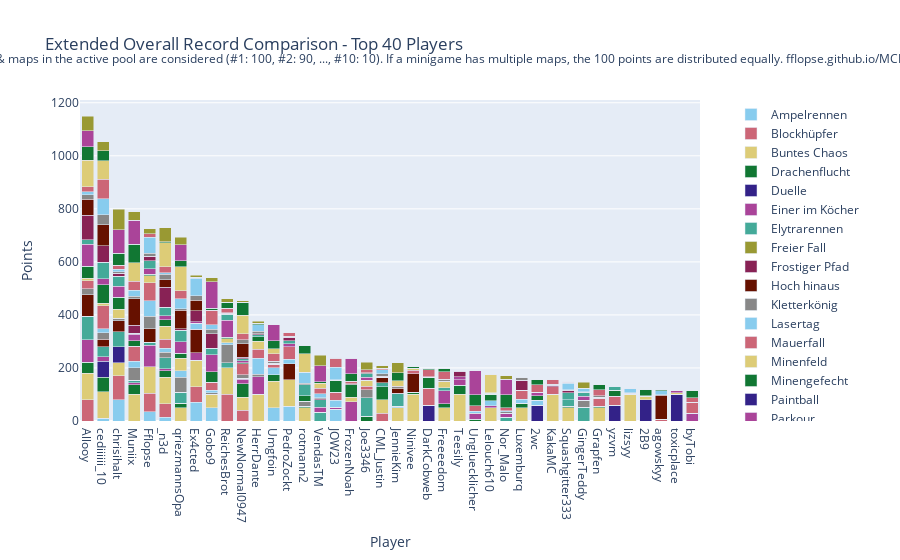

Write notebook code for a chart like this one.
### Code cell
import plotly.graph_objects as go

# Sum all columns to get the total score
outDf['Total'] = outDf.sum(axis=1)

# Sort by total score and fill N/A values with 0
outDf = outDf.sort_values(by='Total', ascending=False).fillna(0)

# Crop to top 10 players
cropDf = outDf.head(40).copy()

# Drop the 'Total' column for plotting
cropDf = cropDf.drop(columns=['Total'])

# Create a color palette
color_palette = px.colors.qualitative.Safe

# Create the stacked bar plot
fig = go.Figure()

cropDf = remove_duplicate_columns(cropDf)

for column in cropDf.columns.difference(['Player']):
    fig.add_trace(go.Bar(
        x=cropDf.index,
        y=cropDf[column],
        name=column,
        marker_color=color_palette[len(fig.data) % len(color_palette)]
    ))

# Update layout
fig.update_layout(
    barmode='stack',
    title='Extended Overall Record Comparison - Top 40 Players',
    xaxis=dict(title='Player'),
    yaxis=dict(title='Points'),
    #height=800,
    #width=1000,
    legend=dict(
        x=1.05,
        y=0.5,
        traceorder='normal',
        font=dict(size=12),
        bgcolor='rgba(255, 255, 255, 0)',
        bordercolor='rgba(0, 0, 0, 0)'
    ),
    margin=dict(r=200),  # Adjust right margin to make room for the legend
    annotations=[
        dict(
            x=0.5,
            y=1.1635,
            xref='paper',
            yref='paper',
            text='Max 100 points per minigame. Records #1 through #10 of games & maps in the active pool are considered (#1: 100, #2: 90, ..., #10: 10). If a minigame has multiple maps, the 100 points are distributed equally. fflopse.github.io/MCP-Records/data-analysis/global-ranking.ipynb',
            showarrow=False,
            font=dict(size=12),
            xanchor='center'
        )
    ]
)

fig.show()

# save the plot as an html file

fig.write_html('out/ext_overall_record_comparison.html')

### Figure 1 — Plotly figure (JSON) as saved in the notebook; plotly's stock layout.template omitted (floating-point values rounded to 4 significant figures)
{"data": [{"marker": {"color": "rgb(136, 204, 238)"}, "name": "Ampelrennen", "type": "bar", "x": ["Allooy", "cediiiiii_10", "chrisihalt", "Muniix", "Fflopse", "_n3d", "qriezmannsOpa", "Ex4cted", "Gobo9", "ReichesBrot", "NewNormal0947", "HerrDante", "Umgfoin", "PedroZockt", "rotmann2", "VendasTM", "JOW23", "FrozenNoah", "Joe3346", "CML_Justin", "JennieKim", "Ninivee", "DarkCobweb", "Freeeedom", "Teesily", "Ungluecklicher", "Lelouch610", "Nor_Malo", "Luxemburq", "2wc", "KakaMC", "Squashgitter333", "GingerTeddy", "Grapfen", "yzvm", "lizsyy", "2B9", "agowskyy", "toxicplace", "byTobi"], "y": [0.0, 10.0, 80.0, 0.0, 35.0, 15.0, 0.0, 70.0, 50.0, 0.0, 0.0, 0.0, 50.0, 55.0, 0.0, 0.0, 45.0, 0.0, 0.0, 0.0, 0.0, 0.0, 0.0, 0.0, 0.0, 0.0, 0.0, 0.0, 0.0, 0.0, 0.0, 0.0, 0.0, 0.0, 0.0, 0.0, 0.0, 0.0, 0.0, 0.0]}, {"marker": {"color": "rgb(204, 102, 119)"}, "name": "Blockhüpfer", "type": "bar", "x": ["Allooy", "cediiiiii_10", "chrisihalt", "Muniix", "Fflopse", "_n3d", "qriezmannsOpa", "Ex4cted", "Gobo9", "ReichesBrot", "NewNormal0947", "HerrDante", "Umgfoin", "PedroZockt", "rotmann2", "VendasTM", "JOW23", "FrozenNoah", "Joe3346", "CML_Justin", "JennieKim", "Ninivee", "DarkCobweb", "Freeeedom", "Teesily", "Ungluecklicher", "Lelouch610", "Nor_Malo", "Luxemburq", "2wc", "KakaMC", "Squashgitter333", "GingerTeddy", "Grapfen", "yzvm", "lizsyy", "2B9", "agowskyy", "toxicplace", "byTobi"], "y": [80.0, 0.0, 90.0, 0.0, 70.0, 50.0, 0.0, 60.0, 0.0, 100.0, 40.0, 0.0, 0.0, 0.0, 0.0, 0.0, 0.0, 0.0, 0.0, 30.0, 0.0, 0.0, 0.0, 0.0, 0.0, 0.0, 0.0, 0.0, 0.0, 0.0, 0.0, 0.0, 0.0, 0.0, 0.0, 0.0, 0.0, 0.0, 0.0, 0.0]}, {"marker": {"color": "rgb(221, 204, 119)"}, "name": "Buntes Chaos", "type": "bar", "x": ["Allooy", "cediiiiii_10", "chrisihalt", "Muniix", "Fflopse", "_n3d", "qriezmannsOpa", "Ex4cted", "Gobo9", "ReichesBrot", "NewNormal0947", "HerrDante", "Umgfoin", "PedroZockt", "rotmann2", "VendasTM", "JOW23", "FrozenNoah", "Joe3346", "CML_Justin", "JennieKim", "Ninivee", "DarkCobweb", "Freeeedom", "Teesily", "Ungluecklicher", "Lelouch610", "Nor_Malo", "Luxemburq", "2wc", "KakaMC", "Squashgitter333", "GingerTeddy", "Grapfen", "yzvm", "lizsyy", "2B9", "agowskyy", "toxicplace", "byTobi"], "y": [100.0, 100.0, 50.0, 100.0, 100.0, 100.0, 50.0, 100.0, 50.0, 100.0, 50.0, 100.0, 100.0, 100.0, 50.0, 0.0, 0.0, 0.0, 0.0, 50.0, 50.0, 100.0, 0.0, 50.0, 100.0, 0.0, 50.0, 0.0, 50.0, 0.0, 100.0, 50.0, 0.0, 50.0, 0.0, 100.0, 0.0, 0.0, 0.0, 0.0]}, {"marker": {"color": "rgb(17, 119, 51)"}, "name": "Drachenflucht", "type": "bar", "x": ["Allooy", "cediiiiii_10", "chrisihalt", "Muniix", "Fflopse", "_n3d", "qriezmannsOpa", "Ex4cted", "Gobo9", "ReichesBrot", "NewNormal0947", "HerrDante", "Umgfoin", "PedroZockt", "rotmann2", "VendasTM", "JOW23", "FrozenNoah", "Joe3346", "CML_Justin", "JennieKim", "Ninivee", "DarkCobweb", "Freeeedom", "Teesily", "Ungluecklicher", "Lelouch610", "Nor_Malo", "Luxemburq", "2wc", "KakaMC", "Squashgitter333", "GingerTeddy", "Grapfen", "yzvm", "lizsyy", "2B9", "agowskyy", "toxicplace", "byTobi"], "y": [42.5, 55.0, 0.0, 37.5, 0.0, 25.0, 17.5, 0.0, 0.0, 0.0, 50.0, 0.0, 25.0, 0.0, 5.0, 0.0, 0.0, 0.0, 17.5, 50.0, 0.0, 7.5, 0.0, 15.0, 35.0, 7.5, 0.0, 0.0, 17.5, 0.0, 0.0, 5.0, 0.0, 5.0, 0.0, 0.0, 0.0, 0.0, 0.0, 0.0]}, {"marker": {"color": "rgb(51, 34, 136)"}, "name": "Duelle", "type": "bar", "x": ["Allooy", "cediiiiii_10", "chrisihalt", "Muniix", "Fflopse", "_n3d", "qriezmannsOpa", "Ex4cted", "Gobo9", "ReichesBrot", "NewNormal0947", "HerrDante", "Umgfoin", "PedroZockt", "rotmann2", "VendasTM", "JOW23", "FrozenNoah", "Joe3346", "CML_Justin", "JennieKim", "Ninivee", "DarkCobweb", "Freeeedom", "Teesily", "Ungluecklicher", "Lelouch610", "Nor_Malo", "Luxemburq", "2wc", "KakaMC", "Squashgitter333", "GingerTeddy", "Grapfen", "yzvm", "lizsyy", "2B9", "agowskyy", "toxicplace", "byTobi"], "y": [0.0, 60.0, 60.0, 0.0, 0.0, 0.0, 0.0, 0.0, 0.0, 0.0, 0.0, 0.0, 0.0, 0.0, 0.0, 0.0, 0.0, 0.0, 0.0, 0.0, 0.0, 0.0, 60.0, 0.0, 0.0, 0.0, 0.0, 0.0, 0.0, 60.0, 0.0, 0.0, 0.0, 0.0, 60.0, 0.0, 80.0, 0.0, 100.0, 0.0]}, {"marker": {"color": "rgb(170, 68, 153)"}, "name": "Einer im Köcher", "type": "bar", "x": ["Allooy", "cediiiiii_10", "chrisihalt", "Muniix", "Fflopse", "_n3d", "qriezmannsOpa", "Ex4cted", "Gobo9", "ReichesBrot", "NewNormal0947", "HerrDante", "Umgfoin", "PedroZockt", "rotmann2", "VendasTM", "JOW23", "FrozenNoah", "Joe3346", "CML_Justin", "JennieKim", "Ninivee", "DarkCobweb", "Freeeedom", "Teesily", "Ungluecklicher", "Lelouch610", "Nor_Malo", "Luxemburq", "2wc", "KakaMC", "Squashgitter333", "GingerTeddy", "Grapfen", "yzvm", "lizsyy", "2B9", "agowskyy", "toxicplace", "byTobi"], "y": [83.33, 16.67, 0.0, 6.667, 80.0, 6.667, 0.0, 26.67, 0.0, 0.0, 16.67, 66.67, 0.0, 0.0, 0.0, 0.0, 6.667, 73.33, 0.0, 0.0, 0.0, 0.0, 0.0, 50.0, 20.0, 20.0, 6.667, 0.0, 0.0, 0.0, 0.0, 0.0, 0.0, 0.0, 0.0, 0.0, 0.0, 0.0, 0.0, 30.0]}, {"marker": {"color": "rgb(68, 170, 153)"}, "name": "Elytrarennen", "type": "bar", "x": ["Allooy", "cediiiiii_10", "chrisihalt", "Muniix", "Fflopse", "_n3d", "qriezmannsOpa", "Ex4cted", "Gobo9", "ReichesBrot", "NewNormal0947", "HerrDante", "Umgfoin", "PedroZockt", "rotmann2", "VendasTM", "JOW23", "FrozenNoah", "Joe3346", "CML_Justin", "JennieKim", "Ninivee", "DarkCobweb", "Freeeedom", "Teesily", "Ungluecklicher", "Lelouch610", "Nor_Malo", "Luxemburq", "2wc", "KakaMC", "Squashgitter333", "GingerTeddy", "Grapfen", "yzvm", "lizsyy", "2B9", "agowskyy", "toxicplace", "byTobi"], "y": [90.0, 37.5, 57.5, 10.0, 12.5, 42.5, 40.0, 0.0, 0.0, 20.0, 5.0, 0.0, 0.0, 0.0, 0.0, 32.5, 0.0, 0.0, 70.0, 15.0, 0.0, 0.0, 0.0, 10.0, 0.0, 0.0, 0.0, 15.0, 0.0, 0.0, 0.0, 25.0, 52.5, 0.0, 0.0, 0.0, 0.0, 0.0, 0.0, 0.0]}, {"marker": {"color": "rgb(153, 153, 51)"}, "name": "Freier Fall", "type": "bar", "x": ["Allooy", "cediiiiii_10", "chrisihalt", "Muniix", "Fflopse", "_n3d", "qriezmannsOpa", "Ex4cted", "Gobo9", "ReichesBrot", "NewNormal0947", "HerrDante", "Umgfoin", "PedroZockt", "rotmann2", "VendasTM", "JOW23", "FrozenNoah", "Joe3346", "CML_Justin", "JennieKim", "Ninivee", "DarkCobweb", "Freeeedom", "Teesily", "Ungluecklicher", "Lelouch610", "Nor_Malo", "Luxemburq", "2wc", "KakaMC", "Squashgitter333", "GingerTeddy", "Grapfen", "yzvm", "lizsyy", "2B9", "agowskyy", "toxicplace", "byTobi"], "y": [0.0, 0.0, 0.0, 0.0, 0.0, 0.0, 0.0, 0.0, 0.0, 0.0, 0.0, 0.0, 0.0, 0.0, 0.0, 0.0, 0.0, 0.0, 0.0, 0.0, 0.0, 0.0, 0.0, 0.0, 0.0, 0.0, 0.0, 0.0, 0.0, 0.0, 0.0, 0.0, 0.0, 0.0, 0.0, 0.0, 0.0, 0.0, 0.0, 0.0]}, {"marker": {"color": "rgb(136, 34, 85)"}, "name": "Frostiger Pfad", "type": "bar", "x": ["Allooy", "cediiiiii_10", "chrisihalt", "Muniix", "Fflopse", "_n3d", "qriezmannsOpa", "Ex4cted", "Gobo9", "ReichesBrot", "NewNormal0947", "HerrDante", "Umgfoin", "PedroZockt", "rotmann2", "VendasTM", "JOW23", "FrozenNoah", "Joe3346", "CML_Justin", "JennieKim", "Ninivee", "DarkCobweb", "Freeeedom", "Teesily", "Ungluecklicher", "Lelouch610", "Nor_Malo", "Luxemburq", "2wc", "KakaMC", "Squashgitter333", "GingerTeddy", "Grapfen", "yzvm", "lizsyy", "2B9", "agowskyy", "toxicplace", "byTobi"], "y": [0.0, 0.0, 0.0, 0.0, 0.0, 0.0, 0.0, 0.0, 0.0, 0.0, 0.0, 0.0, 0.0, 0.0, 0.0, 0.0, 0.0, 0.0, 0.0, 0.0, 0.0, 0.0, 0.0, 0.0, 0.0, 0.0, 0.0, 0.0, 0.0, 0.0, 0.0, 0.0, 0.0, 0.0, 0.0, 0.0, 0.0, 0.0, 0.0, 0.0]}, {"marker": {"color": "rgb(102, 17, 0)"}, "name": "Hoch hinaus", "type": "bar", "x": ["Allooy", "cediiiiii_10", "chrisihalt", "Muniix", "Fflopse", "_n3d", "qriezmannsOpa", "Ex4cted", "Gobo9", "ReichesBrot", "NewNormal0947", "HerrDante", "Umgfoin", "PedroZockt", "rotmann2", "VendasTM", "JOW23", "FrozenNoah", "Joe3346", "CML_Justin", "JennieKim", "Ninivee", "DarkCobweb", "Freeeedom", "Teesily", "Ungluecklicher", "Lelouch610", "Nor_Malo", "Luxemburq", "2wc", "KakaMC", "Squashgitter333", "GingerTeddy", "Grapfen", "yzvm", "lizsyy", "2B9", "agowskyy", "toxicplace", "byTobi"], "y": [80.0, 30.0, 40.0, 0.0, 50.0, 0.0, 0.0, 90.0, 0.0, 0.0, 0.0, 0.0, 0.0, 60.0, 0.0, 0.0, 0.0, 0.0, 0.0, 20.0, 0.0, 70.0, 0.0, 0.0, 0.0, 0.0, 0.0, 0.0, 0.0, 0.0, 0.0, 0.0, 0.0, 0.0, 0.0, 0.0, 0.0, 0.0, 0.0, 0.0]}, {"marker": {"color": "rgb(136, 136, 136)"}, "name": "Kletterkönig", "type": "bar", "x": ["Allooy", "cediiiiii_10", "chrisihalt", "Muniix", "Fflopse", "_n3d", "qriezmannsOpa", "Ex4cted", "Gobo9", "ReichesBrot", "NewNormal0947", "HerrDante", "Umgfoin", "PedroZockt", "rotmann2", "VendasTM", "JOW23", "FrozenNoah", "Joe3346", "CML_Justin", "JennieKim", "Ninivee", "DarkCobweb", "Freeeedom", "Teesily", "Ungluecklicher", "Lelouch610", "Nor_Malo", "Luxemburq", "2wc", "KakaMC", "Squashgitter333", "GingerTeddy", "Grapfen", "yzvm", "lizsyy", "2B9", "agowskyy", "toxicplace", "byTobi"], "y": [23.33, 23.33, 10.0, 46.67, 46.67, 20.0, 56.67, 0.0, 6.667, 66.67, 13.33, 10.0, 0.0, 0.0, 20.0, 0.0, 0.0, 0.0, 30.0, 0.0, 0.0, 0.0, 0.0, 0.0, 0.0, 0.0, 0.0, 0.0, 0.0, 0.0, 0.0, 0.0, 26.67, 0.0, 0.0, 0.0, 0.0, 0.0, 0.0, 0.0]}, {"marker": {"color": "rgb(136, 204, 238)"}, "name": "Lasertag", "type": "bar", "x": ["Allooy", "cediiiiii_10", "chrisihalt", "Muniix", "Fflopse", "_n3d", "qriezmannsOpa", "Ex4cted", "Gobo9", "ReichesBrot", "NewNormal0947", "HerrDante", "Umgfoin", "PedroZockt", "rotmann2", "VendasTM", "JOW23", "FrozenNoah", "Joe3346", "CML_Justin", "JennieKim", "Ninivee", "DarkCobweb", "Freeeedom", "Teesily", "Ungluecklicher", "Lelouch610", "Nor_Malo", "Luxemburq", "2wc", "KakaMC", "Squashgitter333", "GingerTeddy", "Grapfen", "yzvm", "lizsyy", "2B9", "agowskyy", "toxicplace", "byTobi"], "y": [0.0, 15.0, 0.0, 25.0, 60.0, 15.0, 25.0, 22.5, 10.0, 7.5, 0.0, 60.0, 25.0, 17.5, 0.0, 0.0, 27.5, 0.0, 0.0, 0.0, 5.0, 0.0, 0.0, 0.0, 0.0, 0.0, 20.0, 0.0, 15.0, 17.5, 0.0, 0.0, 0.0, 0.0, 0.0, 0.0, 0.0, 0.0, 0.0, 0.0]}, {"marker": {"color": "rgb(204, 102, 119)"}, "name": "Mauerfall", "type": "bar", "x": ["Allooy", "cediiiiii_10", "chrisihalt", "Muniix", "Fflopse", "_n3d", "qriezmannsOpa", "Ex4cted", "Gobo9", "ReichesBrot", "NewNormal0947", "HerrDante", "Umgfoin", "PedroZockt", "rotmann2", "VendasTM", "JOW23", "FrozenNoah", "Joe3346", "CML_Justin", "JennieKim", "Ninivee", "DarkCobweb", "Freeeedom", "Teesily", "Ungluecklicher", "Lelouch610", "Nor_Malo", "Luxemburq", "2wc", "KakaMC", "Squashgitter333", "GingerTeddy", "Grapfen", "yzvm", "lizsyy", "2B9", "agowskyy", "toxicplace", "byTobi"], "y": [30.0, 86.67, 0.0, 56.67, 66.67, 33.33, 0.0, 0.0, 30.0, 0.0, 40.0, 33.33, 13.33, 46.67, 0.0, 0.0, 30.0, 0.0, 13.33, 0.0, 0.0, 13.33, 63.33, 0.0, 0.0, 0.0, 0.0, 0.0, 33.33, 0.0, 30.0, 0.0, 0.0, 30.0, 33.33, 0.0, 0.0, 6.667, 0.0, 40.0]}, {"marker": {"color": "rgb(221, 204, 119)"}, "name": "Minenfeld", "type": "bar", "x": ["Allooy", "cediiiiii_10", "chrisihalt", "Muniix", "Fflopse", "_n3d", "qriezmannsOpa", "Ex4cted", "Gobo9", "ReichesBrot", "NewNormal0947", "HerrDante", "Umgfoin", "PedroZockt", "rotmann2", "VendasTM", "JOW23", "FrozenNoah", "Joe3346", "CML_Justin", "JennieKim", "Ninivee", "DarkCobweb", "Freeeedom", "Teesily", "Ungluecklicher", "Lelouch610", "Nor_Malo", "Luxemburq", "2wc", "KakaMC", "Squashgitter333", "GingerTeddy", "Grapfen", "yzvm", "lizsyy", "2B9", "agowskyy", "toxicplace", "byTobi"], "y": [10.0, 10.0, 33.33, 0.0, 26.67, 50.0, 46.67, 0.0, 0.0, 16.67, 0.0, 30.0, 0.0, 0.0, 0.0, 0.0, 0.0, 16.67, 23.33, 0.0, 0.0, 6.667, 0.0, 23.33, 0.0, 0.0, 0.0, 0.0, 0.0, 0.0, 0.0, 0.0, 0.0, 0.0, 0.0, 0.0, 13.33, 0.0, 6.667, 0.0]}, {"marker": {"color": "rgb(17, 119, 51)"}, "name": "Minengefecht", "type": "bar", "x": ["Allooy", "cediiiiii_10", "chrisihalt", "Muniix", "Fflopse", "_n3d", "qriezmannsOpa", "Ex4cted", "Gobo9", "ReichesBrot", "NewNormal0947", "HerrDante", "Umgfoin", "PedroZockt", "rotmann2", "VendasTM", "JOW23", "FrozenNoah", "Joe3346", "CML_Justin", "JennieKim", "Ninivee", "DarkCobweb", "Freeeedom", "Teesily", "Ungluecklicher", "Lelouch610", "Nor_Malo", "Luxemburq", "2wc", "KakaMC", "Squashgitter333", "GingerTeddy", "Grapfen", "yzvm", "lizsyy", "2B9", "agowskyy", "toxicplace", "byTobi"], "y": [45.0, 70.0, 45.0, 20.0, 5.0, 25.0, 20.0, 0.0, 40.0, 5.0, 5.0, 17.5, 0.0, 0.0, 20.0, 0.0, 45.0, 47.5, 0.0, 0.0, 0.0, 0.0, 42.5, 0.0, 0.0, 0.0, 25.0, 0.0, 0.0, 17.5, 0.0, 0.0, 0.0, 5.0, 22.5, 0.0, 0.0, 0.0, 0.0, 0.0]}, {"marker": {"color": "rgb(51, 34, 136)"}, "name": "Paintball", "type": "bar", "x": ["Allooy", "cediiiiii_10", "chrisihalt", "Muniix", "Fflopse", "_n3d", "qriezmannsOpa", "Ex4cted", "Gobo9", "ReichesBrot", "NewNormal0947", "HerrDante", "Umgfoin", "PedroZockt", "rotmann2", "VendasTM", "JOW23", "FrozenNoah", "Joe3346", "CML_Justin", "JennieKim", "Ninivee", "DarkCobweb", "Freeeedom", "Teesily", "Ungluecklicher", "Lelouch610", "Nor_Malo", "Luxemburq", "2wc", "KakaMC", "Squashgitter333", "GingerTeddy", "Grapfen", "yzvm", "lizsyy", "2B9", "agowskyy", "toxicplace", "byTobi"], "y": [0.0, 0.0, 0.0, 0.0, 0.0, 0.0, 0.0, 0.0, 0.0, 0.0, 0.0, 0.0, 0.0, 0.0, 0.0, 0.0, 0.0, 0.0, 0.0, 0.0, 0.0, 0.0, 0.0, 0.0, 0.0, 0.0, 0.0, 0.0, 0.0, 0.0, 0.0, 0.0, 0.0, 0.0, 0.0, 0.0, 0.0, 0.0, 0.0, 0.0]}, {"marker": {"color": "rgb(170, 68, 153)"}, "name": "Parkour", "type": "bar", "x": ["Allooy", "cediiiiii_10", "chrisihalt", "Muniix", "Fflopse", "_n3d", "qriezmannsOpa", "Ex4cted", "Gobo9", "ReichesBrot", "NewNormal0947", "HerrDante", "Umgfoin", "PedroZockt", "rotmann2", "VendasTM", "JOW23", "FrozenNoah", "Joe3346", "CML_Justin", "JennieKim", "Ninivee", "DarkCobweb", "Freeeedom", "Teesily", "Ungluecklicher", "Lelouch610", "Nor_Malo", "Luxemburq", "2wc", "KakaMC", "Squashgitter333", "GingerTeddy", "Grapfen", "yzvm", "lizsyy", "2B9", "agowskyy", "toxicplace", "byTobi"], "y": [82.5, 22.5, 42.5, 25.0, 22.5, 15.0, 42.5, 5.0, 62.5, 65.0, 7.5, 0.0, 0.0, 12.5, 0.0, 20.0, 0.0, 0.0, 10.0, 0.0, 0.0, 0.0, 0.0, 0.0, 12.5, 0.0, 0.0, 15.0, 0.0, 12.5, 0.0, 0.0, 15.0, 0.0, 0.0, 0.0, 0.0, 0.0, 10.0, 0.0]}, {"marker": {"color": "rgb(68, 170, 153)"}, "name": "Pferderennen", "type": "bar", "x": ["Allooy", "cediiiiii_10", "chrisihalt", "Muniix", "Fflopse", "_n3d", "qriezmannsOpa", "Ex4cted", "Gobo9", "ReichesBrot", "NewNormal0947", "HerrDante", "Umgfoin", "PedroZockt", "rotmann2", "VendasTM", "JOW23", "FrozenNoah", "Joe3346", "CML_Justin", "JennieKim", "Ninivee", "DarkCobweb", "Freeeedom", "Teesily", "Ungluecklicher", "Lelouch610", "Nor_Malo", "Luxemburq", "2wc", "KakaMC", "Squashgitter333", "GingerTeddy", "Grapfen", "yzvm", "lizsyy", "2B9", "agowskyy", "toxicplace", "byTobi"], "y": [16.67, 61.67, 38.33, 3.333, 30.0, 31.67, 43.33, 0.0, 25.0, 21.67, 6.667, 8.333, 3.333, 11.67, 41.67, 28.33, 0.0, 0.0, 13.33, 0.0, 48.33, 0.0, 0.0, 0.0, 0.0, 0.0, 3.333, 0.0, 0.0, 0.0, 0.0, 26.67, 15.0, 0.0, 13.33, 3.333, 0.0, 0.0, 0.0, 0.0]}, {"marker": {"color": "rgb(153, 153, 51)"}, "name": "Reihenfolge", "type": "bar", "x": ["Allooy", "cediiiiii_10", "chrisihalt", "Muniix", "Fflopse", "_n3d", "qriezmannsOpa", "Ex4cted", "Gobo9", "ReichesBrot", "NewNormal0947", "HerrDante", "Umgfoin", "PedroZockt", "rotmann2", "VendasTM", "JOW23", "FrozenNoah", "Joe3346", "CML_Justin", "JennieKim", "Ninivee", "DarkCobweb", "Freeeedom", "Teesily", "Ungluecklicher", "Lelouch610", "Nor_Malo", "Luxemburq", "2wc", "KakaMC", "Squashgitter333", "GingerTeddy", "Grapfen", "yzvm", "lizsyy", "2B9", "agowskyy", "toxicplace", "byTobi"], "y": [0.0, 0.0, 0.0, 0.0, 0.0, 0.0, 0.0, 0.0, 0.0, 0.0, 0.0, 0.0, 0.0, 0.0, 0.0, 0.0, 0.0, 0.0, 0.0, 0.0, 0.0, 0.0, 0.0, 0.0, 0.0, 0.0, 0.0, 0.0, 0.0, 0.0, 0.0, 0.0, 0.0, 0.0, 0.0, 0.0, 0.0, 0.0, 0.0, 0.0]}, {"marker": {"color": "rgb(136, 34, 85)"}, "name": "Replika", "type": "bar", "x": ["Allooy", "cediiiiii_10", "chrisihalt", "Muniix", "Fflopse", "_n3d", "qriezmannsOpa", "Ex4cted", "Gobo9", "ReichesBrot", "NewNormal0947", "HerrDante", "Umgfoin", "PedroZockt", "rotmann2", "VendasTM", "JOW23", "FrozenNoah", "Joe3346", "CML_Justin", "JennieKim", "Ninivee", "DarkCobweb", "Freeeedom", "Teesily", "Ungluecklicher", "Lelouch610", "Nor_Malo", "Luxemburq", "2wc", "KakaMC", "Squashgitter333", "GingerTeddy", "Grapfen", "yzvm", "lizsyy", "2B9", "agowskyy", "toxicplace", "byTobi"], "y": [92.22, 61.97, 10.17, 30.34, 16.07, 74.27, 6.239, 41.03, 54.62, 3.419, 6.496, 3.932, 0.4274, 12.39, 0.2564, 2.308, 0.5128, 0.0, 0.5128, 4.444, 0.7692, 0.0, 0.1709, 1.111, 19.49, 0.4274, 0.9402, 0.0, 38.03, 0.0, 4.872, 9.915, 0.2564, 0.0, 0.0, 1.282, 0.0, 0.0, 0.0, 0.0]}, {"marker": {"color": "rgb(102, 17, 0)"}, "name": "Runterpurzeln", "type": "bar", "x": ["Allooy", "cediiiiii_10", "chrisihalt", "Muniix", "Fflopse", "_n3d", "qriezmannsOpa", "Ex4cted", "Gobo9", "ReichesBrot", "NewNormal0947", "HerrDante", "Umgfoin", "PedroZockt", "rotmann2", "VendasTM", "JOW23", "FrozenNoah", "Joe3346", "CML_Justin", "JennieKim", "Ninivee", "DarkCobweb", "Freeeedom", "Teesily", "Ungluecklicher", "Lelouch610", "Nor_Malo", "Luxemburq", "2wc", "KakaMC", "Squashgitter333", "GingerTeddy", "Grapfen", "yzvm", "lizsyy", "2B9", "agowskyy", "toxicplace", "byTobi"], "y": [60.0, 80.0, 0.0, 100.0, 0.0, 30.0, 70.0, 40.0, 0.0, 0.0, 50.0, 0.0, 0.0, 0.0, 0.0, 0.0, 0.0, 0.0, 0.0, 0.0, 20.0, 0.0, 0.0, 0.0, 0.0, 0.0, 0.0, 0.0, 0.0, 0.0, 0.0, 0.0, 0.0, 0.0, 0.0, 0.0, 0.0, 90.0, 0.0, 0.0]}, {"marker": {"color": "rgb(136, 136, 136)"}, "name": "Sammelwahn", "type": "bar", "x": ["Allooy", "cediiiiii_10", "chrisihalt", "Muniix", "Fflopse", "_n3d", "qriezmannsOpa", "Ex4cted", "Gobo9", "ReichesBrot", "NewNormal0947", "HerrDante", "Umgfoin", "PedroZockt", "rotmann2", "VendasTM", "JOW23", "FrozenNoah", "Joe3346", "CML_Justin", "JennieKim", "Ninivee", "DarkCobweb", "Freeeedom", "Teesily", "Ungluecklicher", "Lelouch610", "Nor_Malo", "Luxemburq", "2wc", "KakaMC", "Squashgitter333", "GingerTeddy", "Grapfen", "yzvm", "lizsyy", "2B9", "agowskyy", "toxicplace", "byTobi"], "y": [18.37, 37.67, 5.116, 9.535, 11.16, 20.0, 5.814, 17.67, 16.74, 2.093, 16.05, 8.605, 9.07, 4.651, 4.651, 4.651, 0.4651, 2.326, 3.953, 8.372, 4.419, 1.395, 1.395, 7.442, 3.256, 1.395, 0.4651, 4.186, 10.47, 0.0, 3.256, 0.6977, 1.628, 4.884, 0.0, 2.791, 2.326, 1.86, 0.0, 1.163]}, {"marker": {"color": "rgb(136, 204, 238)"}, "name": "Schießstand", "type": "bar", "x": ["Allooy", "cediiiiii_10", "chrisihalt", "Muniix", "Fflopse", "_n3d", "qriezmannsOpa", "Ex4cted", "Gobo9", "ReichesBrot", "NewNormal0947", "HerrDante", "Umgfoin", "PedroZockt", "rotmann2", "VendasTM", "JOW23", "FrozenNoah", "Joe3346", "CML_Justin", "JennieKim", "Ninivee", "DarkCobweb", "Freeeedom", "Teesily", "Ungluecklicher", "Lelouch610", "Nor_Malo", "Luxemburq", "2wc", "KakaMC", "Squashgitter333", "GingerTeddy", "Grapfen", "yzvm", "lizsyy", "2B9", "agowskyy", "toxicplace", "byTobi"], "y": [10.0, 60.0, 10.0, 22.5, 60.0, 5.0, 37.5, 65.0, 17.5, 0.0, 0.0, 25.0, 0.0, 0.0, 42.5, 15.0, 47.5, 0.0, 0.0, 15.0, 0.0, 0.0, 0.0, 0.0, 0.0, 7.5, 0.0, 5.0, 0.0, 0.0, 0.0, 25.0, 12.5, 0.0, 0.0, 15.0, 0.0, 15.0, 0.0, 0.0]}, {"marker": {"color": "rgb(204, 102, 119)"}, "name": "Skywars", "type": "bar", "x": ["Allooy", "cediiiiii_10", "chrisihalt", "Muniix", "Fflopse", "_n3d", "qriezmannsOpa", "Ex4cted", "Gobo9", "ReichesBrot", "NewNormal0947", "HerrDante", "Umgfoin", "PedroZockt", "rotmann2", "VendasTM", "JOW23", "FrozenNoah", "Joe3346", "CML_Justin", "JennieKim", "Ninivee", "DarkCobweb", "Freeeedom", "Teesily", "Ungluecklicher", "Lelouch610", "Nor_Malo", "Luxemburq", "2wc", "KakaMC", "Squashgitter333", "GingerTeddy", "Grapfen", "yzvm", "lizsyy", "2B9", "agowskyy", "toxicplace", "byTobi"], "y": [20.0, 73.33, 15.0, 33.33, 13.33, 23.33, 30.0, 3.333, 55.0, 16.67, 21.67, 0.0, 26.67, 13.33, 0.0, 20.0, 33.33, 10.0, 11.67, 6.667, 3.333, 0.0, 26.67, 28.33, 0.0, 20.0, 0.0, 11.67, 0.0, 28.33, 16.67, 3.333, 0.0, 23.33, 0.0, 0.0, 0.0, 0.0, 0.0, 16.67]}, {"marker": {"color": "rgb(221, 204, 119)"}, "name": "Spleef", "type": "bar", "x": ["Allooy", "cediiiiii_10", "chrisihalt", "Muniix", "Fflopse", "_n3d", "qriezmannsOpa", "Ex4cted", "Gobo9", "ReichesBrot", "NewNormal0947", "HerrDante", "Umgfoin", "PedroZockt", "rotmann2", "VendasTM", "JOW23", "FrozenNoah", "Joe3346", "CML_Justin", "JennieKim", "Ninivee", "DarkCobweb", "Freeeedom", "Teesily", "Ungluecklicher", "Lelouch610", "Nor_Malo", "Luxemburq", "2wc", "KakaMC", "Squashgitter333", "GingerTeddy", "Grapfen", "yzvm", "lizsyy", "2B9", "agowskyy", "toxicplace", "byTobi"], "y": [100.0, 70.0, 0.0, 70.0, 0.0, 90.0, 90.0, 0.0, 0.0, 0.0, 70.0, 0.0, 20.0, 0.0, 70.0, 20.0, 0.0, 0.0, 0.0, 0.0, 20.0, 0.0, 0.0, 0.0, 0.0, 0.0, 70.0, 0.0, 0.0, 0.0, 0.0, 0.0, 0.0, 0.0, 0.0, 0.0, 0.0, 0.0, 0.0, 0.0]}, {"marker": {"color": "rgb(17, 119, 51)"}, "name": "Survivalgames", "type": "bar", "x": ["Allooy", "cediiiiii_10", "chrisihalt", "Muniix", "Fflopse", "_n3d", "qriezmannsOpa", "Ex4cted", "Gobo9", "ReichesBrot", "NewNormal0947", "HerrDante", "Umgfoin", "PedroZockt", "rotmann2", "VendasTM", "JOW23", "FrozenNoah", "Joe3346", "CML_Justin", "JennieKim", "Ninivee", "DarkCobweb", "Freeeedom", "Teesily", "Ungluecklicher", "Lelouch610", "Nor_Malo", "Luxemburq", "2wc", "KakaMC", "Squashgitter333", "GingerTeddy", "Grapfen", "yzvm", "lizsyy", "2B9", "agowskyy", "toxicplace", "byTobi"], "y": [50.0, 37.5, 45.0, 70.0, 0.0, 5.0, 22.5, 0.0, 7.5, 22.5, 50.0, 5.0, 30.0, 0.0, 32.5, 5.0, 5.0, 27.5, 0.0, 0.0, 30.0, 5.0, 5.0, 12.5, 0.0, 42.5, 0.0, 47.5, 0.0, 20.0, 0.0, 5.0, 0.0, 20.0, 0.0, 0.0, 25.0, 5.0, 0.0, 27.5]}, {"marker": {"color": "rgb(51, 34, 136)"}, "name": "Todeswürfel", "type": "bar", "x": ["Allooy", "cediiiiii_10", "chrisihalt", "Muniix", "Fflopse", "_n3d", "qriezmannsOpa", "Ex4cted", "Gobo9", "ReichesBrot", "NewNormal0947", "HerrDante", "Umgfoin", "PedroZockt", "rotmann2", "VendasTM", "JOW23", "FrozenNoah", "Joe3346", "CML_Justin", "JennieKim", "Ninivee", "DarkCobweb", "Freeeedom", "Teesily", "Ungluecklicher", "Lelouch610", "Nor_Malo", "Luxemburq", "2wc", "KakaMC", "Squashgitter333", "GingerTeddy", "Grapfen", "yzvm", "lizsyy", "2B9", "agowskyy", "toxicplace", "byTobi"], "y": [0.0, 0.0, 0.0, 0.0, 0.0, 0.0, 0.0, 0.0, 0.0, 0.0, 0.0, 0.0, 0.0, 0.0, 0.0, 0.0, 0.0, 0.0, 0.0, 0.0, 0.0, 0.0, 0.0, 0.0, 0.0, 0.0, 0.0, 0.0, 0.0, 0.0, 0.0, 0.0, 0.0, 0.0, 0.0, 0.0, 0.0, 0.0, 0.0, 0.0]}, {"marker": {"color": "rgb(170, 68, 153)"}, "name": "Turmroulette", "type": "bar", "x": ["Allooy", "cediiiiii_10", "chrisihalt", "Muniix", "Fflopse", "_n3d", "qriezmannsOpa", "Ex4cted", "Gobo9", "ReichesBrot", "NewNormal0947", "HerrDante", "Umgfoin", "PedroZockt", "rotmann2", "VendasTM", "JOW23", "FrozenNoah", "Joe3346", "CML_Justin", "JennieKim", "Ninivee", "DarkCobweb", "Freeeedom", "Teesily", "Ungluecklicher", "Lelouch610", "Nor_Malo", "Luxemburq", "2wc", "KakaMC", "Squashgitter333", "GingerTeddy", "Grapfen", "yzvm", "lizsyy", "2B9", "agowskyy", "toxicplace", "byTobi"], "y": [60.0, 0.0, 90.0, 90.0, 0.0, 0.0, 60.0, 0.0, 100.0, 0.0, 0.0, 0.0, 60.0, 0.0, 0.0, 60.0, 0.0, 60.0, 0.0, 0.0, 0.0, 0.0, 0.0, 0.0, 0.0, 90.0, 0.0, 60.0, 0.0, 0.0, 0.0, 0.0, 0.0, 0.0, 0.0, 0.0, 0.0, 0.0, 0.0, 0.0]}, {"marker": {"color": "rgb(68, 170, 153)"}, "name": "Waffenfolge", "type": "bar", "x": ["Allooy", "cediiiiii_10", "chrisihalt", "Muniix", "Fflopse", "_n3d", "qriezmannsOpa", "Ex4cted", "Gobo9", "ReichesBrot", "NewNormal0947", "HerrDante", "Umgfoin", "PedroZockt", "rotmann2", "VendasTM", "JOW23", "FrozenNoah", "Joe3346", "CML_Justin", "JennieKim", "Ninivee", "DarkCobweb", "Freeeedom", "Teesily", "Ungluecklicher", "Lelouch610", "Nor_Malo", "Luxemburq", "2wc", "KakaMC", "Squashgitter333", "GingerTeddy", "Grapfen", "yzvm", "lizsyy", "2B9", "agowskyy", "toxicplace", "byTobi"], "y": [0.0, 0.0, 0.0, 0.0, 0.0, 0.0, 0.0, 0.0, 0.0, 0.0, 0.0, 0.0, 0.0, 0.0, 0.0, 0.0, 0.0, 0.0, 0.0, 0.0, 0.0, 0.0, 0.0, 0.0, 0.0, 0.0, 0.0, 0.0, 0.0, 0.0, 0.0, 0.0, 0.0, 0.0, 0.0, 0.0, 0.0, 0.0, 0.0, 0.0]}, {"marker": {"color": "rgb(153, 153, 51)"}, "name": "Wettrennen", "type": "bar", "x": ["Allooy", "cediiiiii_10", "chrisihalt", "Muniix", "Fflopse", "_n3d", "qriezmannsOpa", "Ex4cted", "Gobo9", "ReichesBrot", "NewNormal0947", "HerrDante", "Umgfoin", "PedroZockt", "rotmann2", "VendasTM", "JOW23", "FrozenNoah", "Joe3346", "CML_Justin", "JennieKim", "Ninivee", "DarkCobweb", "Freeeedom", "Teesily", "Ungluecklicher", "Lelouch610", "Nor_Malo", "Luxemburq", "2wc", "KakaMC", "Squashgitter333", "GingerTeddy", "Grapfen", "yzvm", "lizsyy", "2B9", "agowskyy", "toxicplace", "byTobi"], "y": [56.0, 34.0, 76.0, 32.0, 20.0, 52.0, 30.0, 8.0, 14.0, 14.0, 6.0, 8.0, 0.0, 0.0, 0.0, 40.0, 0.0, 0.0, 28.0, 8.0, 38.0, 0.0, 0.0, 0.0, 0.0, 0.0, 0.0, 12.0, 0.0, 0.0, 0.0, 0.0, 22.0, 0.0, 0.0, 0.0, 0.0, 0.0, 0.0, 0.0]}], "layout": {"annotations": [{"font": {"size": 12}, "showarrow": false, "text": "Max 100 points per minigame. Records #1 through #10 of games & maps in the active pool are considered (#1: 100, #2: 90, ..., #10: 10). If a minigame has multiple maps, the 100 points are distributed equally. fflopse.github.io/MCP-Records/data-analysis/global-ranking.ipynb", "x": 0.5, "xanchor": "center", "xref": "paper", "y": 1.163, "yref": "paper"}], "barmode": "stack", "legend": {"bgcolor": "rgba(255, 255, 255, 0)", "bordercolor": "rgba(0, 0, 0, 0)", "font": {"size": 12}, "traceorder": "normal", "x": 1.05, "y": 0.5}, "margin": {"r": 200}, "title": {"text": "Extended Overall Record Comparison - Top 40 Players"}, "xaxis": {"title": {"text": "Player"}}, "yaxis": {"title": {"text": "Points"}}}}
